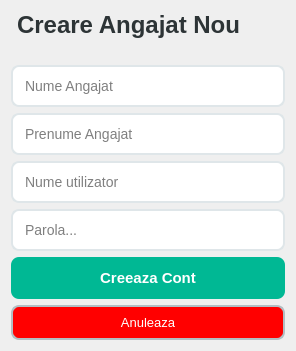
      <widget class="QWidget" name="pageCreareAngajat">
       <property name="styleSheet">
        <string notr="true">/* Stil pentru fundalul paginii */
QWidget#pageCreareAngajat {
    background-color: #f5f7fa;
}

/* Stil pentru titlu */
QLabel {
    font-size: 24px;
    font-weight: bold;
    color: #2d3436;
    margin-bottom: 20px;
}

/* Stil pentru câmpurile de text (Input) */
QLineEdit {
    padding: 10px;
    border: 2px solid #dfe6e9;
    border-radius: 8px;
    background-color: white;
    font-size: 14px;
    min-width: 250px;
}

QLineEdit:focus {
    border: 2px solid #0984e3; /* Albastru când dai click în el */
}

/* Stil pentru butonul principal &quot;Creează Cont&quot; */
QPushButton#btnSalveazaAngajat {
    background-color: #00b894; /* Verde modern */
    color: white;
    border-radius: 8px;
    padding: 12px;
    font-weight: bold;
    font-size: 15px;
    min-width: 150px;
}

QPushButton#btnSalveazaAngajat:hover {
    background-color: #55efc4; /* Verde mai deschis la hover */
}

QPushButton#btnSalveazaAngajat:pressed {
    background-color: #00a884;
}

/* Stil pentru butonul de Anulează */
QPushButton#btnBackDinCreare {
    background-color: red;
    color: white;
    border: 2px solid #b2bec3;
    border-radius: 8px;
    padding: 8px;
    font-size: 13px;
}

QPushButton#btnBackDinCreare:hover {
    background-color: #dfe6e9;
    color: #2d3436;
}</string>
       </property>
       <layout class="QVBoxLayout" name="verticalLayout_11">
        <item>
         <widget class="QLabel" name="qLabel">
          <property name="font">
           <font>
            <family>Segoe UI</family>
            <pointsize>-1</pointsize>
            <bold>true</bold>
           </font>
          </property>
          <property name="text">
           <string>Creare Angajat Nou</string>
          </property>
         </widget>
        </item>
        <item>
         <widget class="QLineEdit" name="lineEdit">
          <property name="placeholderText">
           <string>Nume Angajat</string>
          </property>
         </widget>
        </item>
        <item>
         <widget class="QLineEdit" name="lineEdit_2">
          <property name="placeholderText">
           <string>Prenume Angajat</string>
          </property>
         </widget>
        </item>
        <item>
         <widget class="QLineEdit" name="inputNumeAngajatNou">
          <property name="placeholderText">
           <string>Nume utilizator</string>
          </property>
         </widget>
        </item>
        <item>
         <widget class="QLineEdit" name="inputParolaAngajatNou">
          <property name="echoMode">
           <enum>QLineEdit::EchoMode::Password</enum>
          </property>
          <property name="placeholderText">
           <string>Parola...</string>
          </property>
         </widget>
        </item>
        <item>
         <widget class="QPushButton" name="btnSalveazaAngajat">
          <property name="text">
           <string>Creeaza Cont</string>
          </property>
         </widget>
        </item>
        <item>
         <widget class="QPushButton" name="btnBackDinCreare">
          <property name="text">
           <string>Anuleaza</string>
          </property>
         </widget>
        </item>
       </layout>
      </widget>
